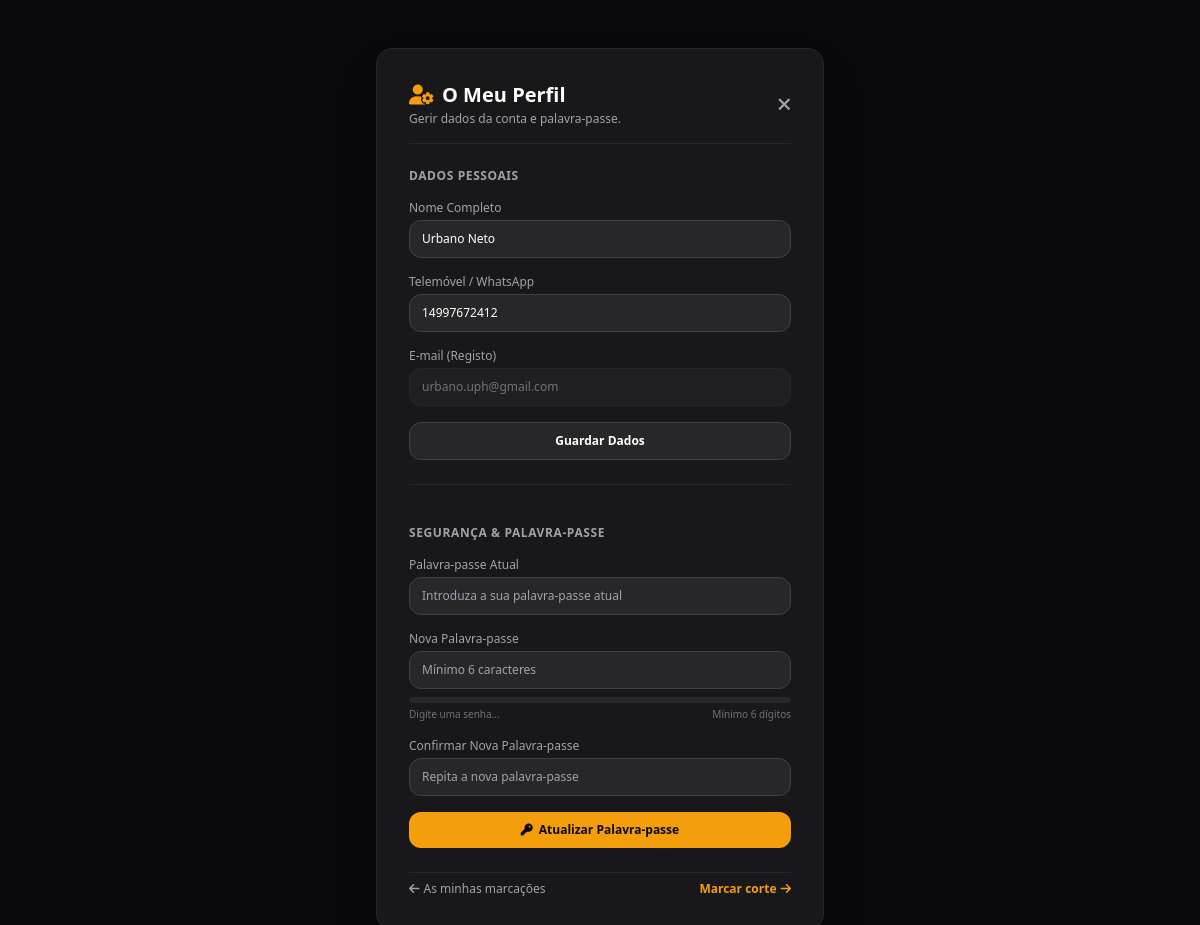
Page /perfil.php (signed in) on the committed database.
### tables this page shows
CREATE TABLE IF NOT EXISTS clientes (
    id INT AUTO_INCREMENT PRIMARY KEY,
    nome VARCHAR(100) NOT NULL,
    email VARCHAR(100) UNIQUE NOT NULL,
    senha VARCHAR(255) NULL,
    telefone VARCHAR(20) NULL,
    cpf VARCHAR(14) UNIQUE NULL,
    data_nascimento DATE NULL,
    oauth_provider ENUM('local', 'google', 'facebook') DEFAULT 'local',
    oauth_uid VARCHAR(100) NULL,
    criado_em TIMESTAMP DEFAULT CURRENT_TIMESTAMP
);

### perfil.php (the view, shortened to what this page needs)
<?php
require_once 'config/database.php';
$clienteId = (int)$_SESSION['cliente_id'];
$stmt = $pdo->prepare("SELECT * FROM clientes WHERE id = ?");
$stmt->execute([$clienteId]);
$cliente = $stmt->fetch();
?>
<!DOCTYPE html>
<html lang="pt-PT">
<head>
    <script src="https://cdn.tailwindcss.com"></script>
    <link rel="stylesheet" href="https://cdnjs.cloudflare.com/ajax/libs/font-awesome/6.4.0/css/all.min.css">
</head>
<body class="bg-zinc-950 text-zinc-100 min-h-screen flex items-center justify-center p-4">
    <div class="max-w-md w-full bg-zinc-900 border border-zinc-800 rounded-2xl p-6 sm:p-8 shadow-2xl my-8 space-y-6">
        <div class="flex items-center justify-between pb-4 border-b border-zinc-800">
            <div>
                <h1 class="text-xl font-bold text-white flex items-center gap-2">
                    <i class="fa-solid fa-user-gear text-amber-500"></i> O Meu Perfil
                </h1>
                <p class="text-xs text-zinc-400 mt-0.5">Gerir dados da conta e palavra-passe.</p>
            </div>
            <a href="meus_agendamentos.php" class="text-xs text-zinc-400 hover:text-white transition" title="Voltar">
                <i class="fa-solid fa-xmark text-lg"></i>
            </a>
        </div>
        <form method="POST" class="space-y-4">
            <h2 class="text-xs font-semibold text-zinc-400 uppercase tracking-wider">Dados Pessoais</h2>
            <div>
                <label class="block text-xs text-zinc-400 mb-1">Nome Completo</label>
                <input type="text" name="nome" value="<?= htmlspecialchars($cliente['nome']) ?>" required
                    class="w-full bg-zinc-800 border border-zinc-700 rounded-xl py-2.5 px-3 text-white text-xs focus:outline-none focus:border-amber-500">
            </div>
            <div>
                <label class="block text-xs text-zinc-400 mb-1">Telemóvel / WhatsApp</label>
                <input type="tel" name="telefone" value="<?= htmlspecialchars($cliente['telefone'] ?? '') ?>" placeholder="(11) 99999-9999" required
                    class="w-full bg-zinc-800 border border-zinc-700 rounded-xl py-2.5 px-3 text-white text-xs focus:outline-none focus:border-amber-500">
            </div>
            <div>
                <label class="block text-xs text-zinc-400 mb-1">E-mail (Registo)</label>
                <input type="email" value="<?= htmlspecialchars($cliente['email']) ?>" disabled
                    class="w-full bg-zinc-800/50 border border-zinc-800 rounded-xl py-2.5 px-3 text-zinc-500 text-xs cursor-not-allowed">
            </div>
            <button type="submit" name="atualizar_dados"
                class="w-full bg-zinc-800 hover:bg-zinc-700 border border-zinc-700 text-white font-semibold py-2.5 rounded-xl text-xs transition">
                Guardar Dados
            </button>
        </form>
        <div class="border-t border-zinc-800 pt-4"></div>
        <form method="POST" class="space-y-4">
            <h2 class="text-xs font-semibold text-zinc-400 uppercase tracking-wider">Segurança & Palavra-passe</h2>
            <?php if (!empty($cliente['senha'])): ?>
                <div>
                    <label class="block text-xs text-zinc-400 mb-1">Palavra-passe Atual</label>
                    <input type="password" name="senha_atual" placeholder="Introduza a sua palavra-passe atual" required
                        class="w-full bg-zinc-800 border border-zinc-700 rounded-xl py-2.5 px-3 text-white text-xs focus:outline-none focus:border-amber-500">
                </div>
            <?php else: ?>
                <p class="text-[11px] text-amber-500/90 bg-amber-500/10 p-2.5 rounded-lg border border-amber-500/20">
                    A sua conta foi criada através de login social. Pode definir agora uma palavra-passe própria.
                </p>
            <?php endif; ?>
            <div>
                <label class="block text-xs text-zinc-400 mb-1">Nova Palavra-passe</label>
                <input type="password" id="novaSenha" name="nova_senha" placeholder="Mínimo 6 caracteres" required
                    class="w-full bg-zinc-800 border border-zinc-700 rounded-xl py-2.5 px-3 text-white text-xs focus:outline-none focus:border-amber-500">
                <div class="mt-2 space-y-1">
                    <div class="w-full bg-zinc-800 h-1.5 rounded-full overflow-hidden">
                    </div>
                    <div class="flex justify-between items-center text-[10px]">
                        <span id="textoForca" class="text-zinc-500 font-medium">Digite uma senha...</span>
                        <span id="requisitosSenha" class="text-zinc-500">Mínimo 6 dígitos</span>
                    </div>
                </div>
            </div>
            <div>
                <label class="block text-xs text-zinc-400 mb-1">Confirmar Nova Palavra-passe</label>
                <input type="password" name="confirma_senha" placeholder="Repita a nova palavra-passe" required
                    class="w-full bg-zinc-800 border border-zinc-700 rounded-xl py-2.5 px-3 text-white text-xs focus:outline-none focus:border-amber-500">
            </div>
            <button type="submit" name="alterar_senha"
                class="w-full bg-amber-500 hover:bg-amber-600 text-zinc-950 font-bold py-2.5 rounded-xl text-xs transition flex items-center justify-center gap-1.5">
                <i class="fa-solid fa-key"></i> Atualizar Palavra-passe
            </button>
        </form>
        <div class="pt-2 border-t border-zinc-800 flex justify-between text-xs">
            <a href="meus_agendamentos.php" class="text-zinc-400 hover:text-white flex items-center gap-1">
                <i class="fa-solid fa-arrow-left"></i> As minhas marcações
            </a>
            <a href="agendar.php" class="text-amber-500 hover:underline font-semibold flex items-center gap-1">
                Marcar corte <i class="fa-solid fa-arrow-right"></i>
            </a>
        </div>
    </div>
</body>
</html>

### rows in the picture
clientes: nome "Urbano Neto", telefone "14997672412", email "urbano.uph@gmail.com"
